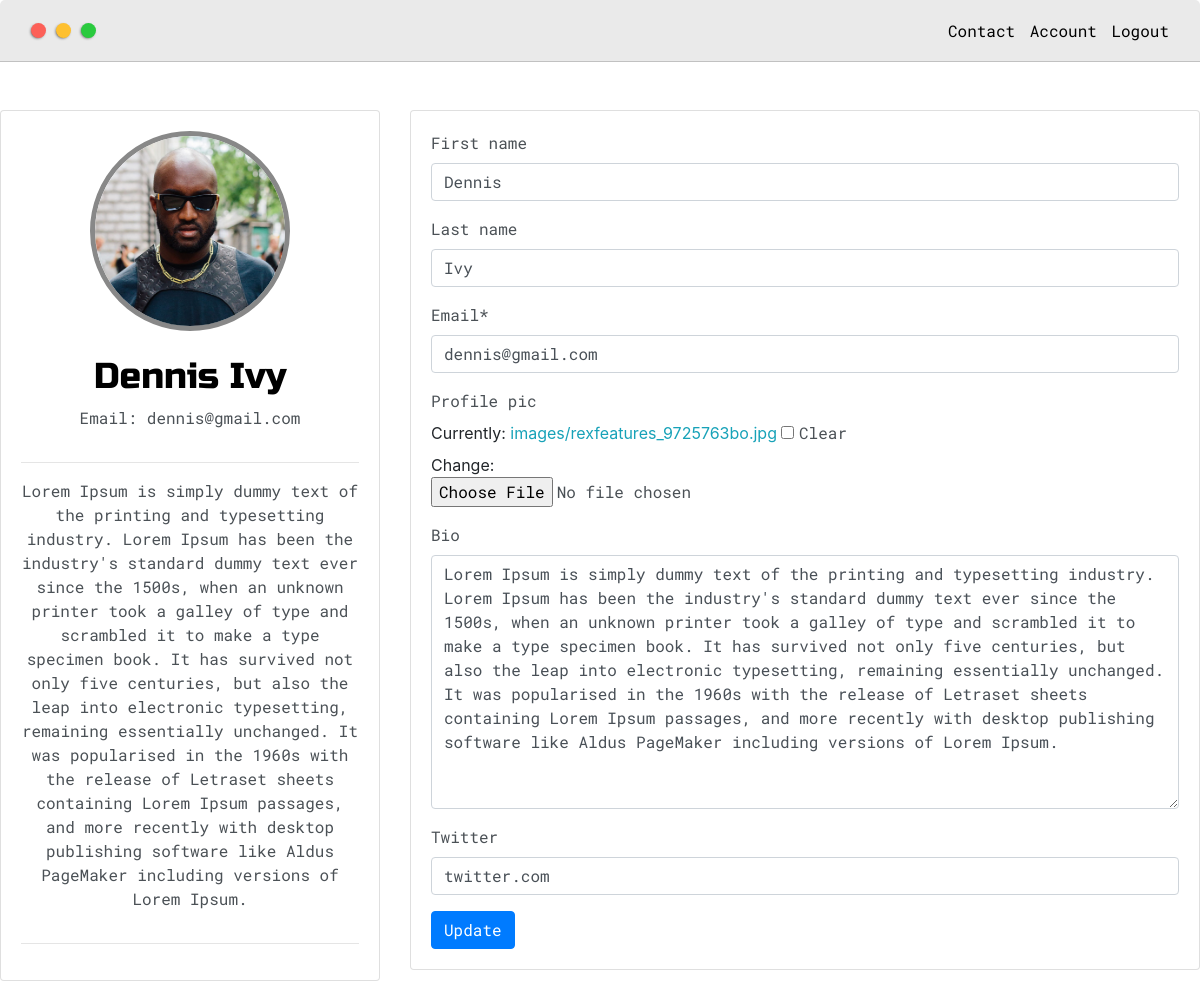
/profile/nik@gmail.com/ (signed in), run on the app's committed database.
### base/models.py (models this page shows)
class Profile(models.Model):
	user = models.OneToOneField(User, blank=True, null=True, on_delete=models.CASCADE)
	first_name = models.CharField(max_length=200, blank=True, null=True)
	last_name = models.CharField(max_length=200, blank=True, null=True)
	email = models.CharField(max_length=200)
	profile_pic = models.ImageField(null=True, blank=True, upload_to="images", default="default.png")
	bio = models.TextField(null=True, blank=True)
	twitter = models.CharField(max_length=200,null=True, blank=True)
	def __str__(self):
		name = self.first_name
		if self.last_name:
			name += " " + self.last_name
		return name
	@property
	def get_image(self):
		url = ''
		try:
			url = self.profile_pic.url
		except:
			url = ''
		return url

### base/views.py (the view)
# urls.py: path('profile/<str:user_name>/', views.profile, name='profile'),
def profile(request, user_name):
	user = request.user.profile
	form = profileForm(instance=user)
	if request.method == 'POST':
		form = profileForm(request.POST, request.FILES, instance=user)
		if form.is_valid():
			form.save()
			messages.success(request, "Profile updated!")
			return redirect('profile', request.user.email)
	context = {'user':user, 'form':form}
	return render(request, 'profile.html', context)

### base/forms.py
class profileForm(forms.ModelForm):
	class Meta:
		model = Profile
		fields = '__all__'
		exclude = ['user']

### templates/profile.html (shortened to what this page needs)
{% extends 'main.html' %}
{% load crispy_forms_tags %}
{% block content %}
<div class="main-container">
	<div class="row mt-5">
		<div class="col-md-4">
			<div class="card card-body" id="user-info-box">
				<img id="user_pic" src="{{user.get_image}}">
				<br>
				<h2>{{user}}</h2>
				<p>Email: {{user.email}}</p>
				<hr>
				<p>{{user.bio}}</p>
				<hr>
			</div>
		</div>
		<div class="col-md-8">
			<div class="card card-body">
				<form method='post' enctype="multipart/form-data">
					{{form|crispy}}
					<input class="btn btn-primary" type="submit" value="Update">
				</form>
			</div>
		</div>
	</div>
</div>
{% endblock %}

### static/css/default.css (style rules this page uses)
:root { --mainColor:#eaeaea; --secondaryColor:#fff; --borderColor:#c1c1c1; --mainText:black; --secondaryText:#4b5156; --themeDotBorder:#24292e; --previewBg:rgb(251,249,243,0.8); --previewShadow:#f0ead6; --btnColor: black; }
html, body { padding: 0; margin: 0; }
body * { transition: 0.4s; }
h1, h2, h3, h4, h5, h6, strong { color: var(--mainText); font-family: 'Russo One', sans-serif; font-weight: 500; }
li, span, label, input, p, textarea { color: var(--secondaryText); font-family: 'Roboto Mono', monospace; }
h2 { font-size: 36px; }
a { text-decoration: none; color: #17a2b8; }

### templates/profile.html (style rules this page uses)
.main-container { width: 1200px; margin: 0 auto; }
#user_pic { height: 200px; width: 200px; border-radius: 50%; border:5px solid #888; margin:0 auto; object-fit: cover; }
#user-info-box { text-align: center; }

### data on the page
Profile: get_image (picture), first_name+last_name "Dennis Ivy", email "dennis@gmail.com", bio "Lorem Ipsum is simply dummy text of the printing and typesetting industry. Lorem Ipsum has been the industry's standard dummy text ever since the 1500s, when an unknown printer took a galley of type and scrambled it to make a type specimen book. It has survived not only five centuries, but also the leap into electronic typesetting, remaining essentially unchanged. It was popularised in the 1960s with the release of Letraset sheets containing Lorem Ipsum passages, and more recently with desktop publishing software like Aldus PageMaker including versions of Lorem Ipsum.", first_name "Dennis", last_name "Ivy", twitter "twitter.com"
